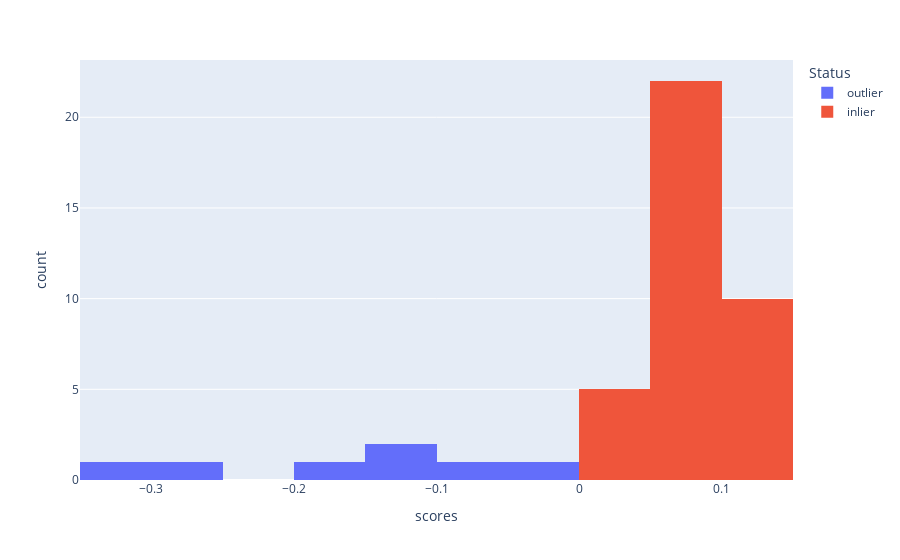

Notebook cell for this chart:
### Code cell
df['Status']=df['anomaly'].apply(lambda x: 'outlier' if x==-1  else 'inlier')
fig=px.histogram(df,x='scores',color='Status')
fig.show() # Histogram to show the proportion of outliers to inliers.

### Figure 1 — Plotly figure (JSON) as saved in the notebook; plotly's stock layout.template omitted (floating-point values rounded to 4 significant figures)
{"data": [{"alignmentgroup": "True", "bingroup": "x", "hovertemplate": "Status=outlier<br>scores=%{x}<br>count=%{y}<extra></extra>", "legendgroup": "outlier", "marker": {"color": "#636efa", "pattern": {"shape": ""}}, "name": "outlier", "offsetgroup": "outlier", "orientation": "v", "showlegend": true, "type": "histogram", "x": [-0.28, -0.3061, -0.07979, -0.1655, -0.1196, -0.1262, -0.01682], "xaxis": "x", "yaxis": "y"}, {"alignmentgroup": "True", "bingroup": "x", "hovertemplate": "Status=inlier<br>scores=%{x}<br>count=%{y}<extra></extra>", "legendgroup": "inlier", "marker": {"color": "#EF553B", "pattern": {"shape": ""}}, "name": "inlier", "offsetgroup": "inlier", "orientation": "v", "showlegend": true, "type": "histogram", "x": [0.03143, 0.1052, 0.09305, 0.01212, 0.07348, 0.07529, 0.1003, 0.05309, 0.08599, 0.09252, 0.1026, 0.04708, 0.0781, 0.1035, 0.1095, 0.0713, 0.09829, 0.0908, 0.00815, 0.07928, 0.07963, 0.07268, 0.1068, 0.06317, 0.1109, 0.0496, 0.09474, 0.1042, 0.08778, 0.08339, 0.1102, 0.09232, 0.0921, 0.06814, 0.06094, 0.07369, 0.1038], "xaxis": "x", "yaxis": "y"}], "layout": {"barmode": "relative", "legend": {"title": {"text": "Status"}, "tracegroupgap": 0}, "margin": {"t": 60}, "xaxis": {"anchor": "y", "domain": [0, 1], "title": {"text": "scores"}}, "yaxis": {"anchor": "x", "domain": [0, 1], "title": {"text": "count"}}}}
